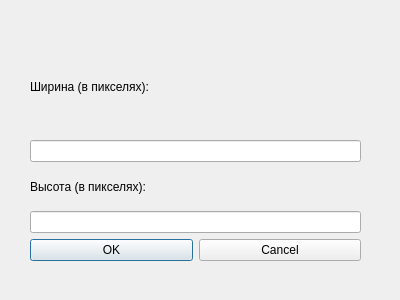
<?xml version="1.0" encoding="UTF-8"?>
<ui version="4.0">
 <class>Dialog</class>
 <widget class="QDialog" name="Dialog">
  <property name="geometry">
   <rect>
    <x>0</x>
    <y>0</y>
    <width>400</width>
    <height>300</height>
   </rect>
  </property>
  <property name="windowTitle">
   <string>Размеры изображения</string>
  </property>
  <widget class="QWidget" name="verticalLayoutWidget_3">
   <property name="geometry">
    <rect>
     <x>0</x>
     <y>10</y>
     <width>391</width>
     <height>281</height>
    </rect>
   </property>
   <layout class="QVBoxLayout" name="main_laout">
    <property name="leftMargin">
     <number>30</number>
    </property>
    <property name="topMargin">
     <number>30</number>
    </property>
    <property name="rightMargin">
     <number>30</number>
    </property>
    <property name="bottomMargin">
     <number>30</number>
    </property>
    <item>
     <layout class="QVBoxLayout" name="verticalLayout">
      <item>
       <widget class="QLabel" name="label">
        <property name="text">
         <string>Ширина (в пикселях): </string>
        </property>
       </widget>
      </item>
      <item>
       <widget class="QLineEdit" name="input_width"/>
      </item>
      <item>
       <layout class="QVBoxLayout" name="verticalLayout_2">
        <item>
         <widget class="QLabel" name="label_2">
          <property name="text">
           <string>Высота (в пикселях): </string>
          </property>
         </widget>
        </item>
        <item>
         <widget class="QLineEdit" name="input_height"/>
        </item>
        <item>
         <layout class="QHBoxLayout" name="horizontalLayout">
          <item>
           <widget class="QPushButton" name="button_ok">
            <property name="text">
             <string>OK</string>
            </property>
           </widget>
          </item>
          <item>
           <widget class="QPushButton" name="button_cancel">
            <property name="text">
             <string>Cancel</string>
            </property>
           </widget>
          </item>
         </layout>
        </item>
       </layout>
      </item>
     </layout>
    </item>
   </layout>
  </widget>
 </widget>
 <resources/>
 <connections/>
</ui>
